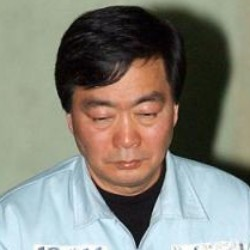
#> input picture Tugas Pengolahan Citra02/Foto8.jpg, 250 x 250 px
$ python Brightening.py
#> lines starting #> are read from the running program, lines starting #| are printed output that depends on the picture
import cv2
import numpy as np

# load gambar
img = cv2.imread('Foto8.jpg')
#> img is the input picture: shape (250, 250, 3); mean B, G, R 122.3, 132.1, 133


# mengubah tipe data gambar menjadi float32
img_float32 = np.float32(img)

# menambahkan nilai ke semua piksel untuk mencerahkan gambar
brightness = 50
img_brightened = cv2.add(img_float32, brightness)

# Mengurangi nilai ke semua pixel untuk di gelapkan gambar
darkness = 50
img_darkened = cv2.subtract(img_float32, darkness)

# mengubah tipe data gambar kembali menjadi uint8
img_brightened = np.uint8(img_brightened)
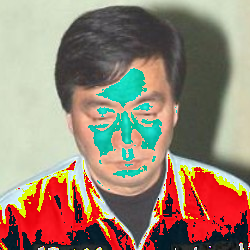
#> img_brightened: shape (250, 250, 3); mean B, G, R 115.6, 132.5, 154.1
img_darkened = np.uint8(img_darkened)
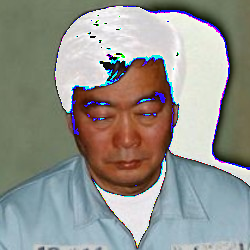
#> img_darkened: shape (250, 250, 3); mean B, G, R 141.2, 147.2, 146.9

# menampilkan gambar asli dan gambar yang sudah dicerahkan
cv2.imshow('Original Image', img)
cv2.imshow('Brightened Image', img_brightened)
cv2.imshow('Darkened Image', img_darkened)

# menunggu input keyboard untuk keluar
cv2.waitKey(0)

# membersihkan jendela
cv2.destroyAllWindows()

$ run again, with Tugas Pengolahan Citra02/Foto1.jpg copied over Tugas Pengolahan Citra02/Foto8.jpg
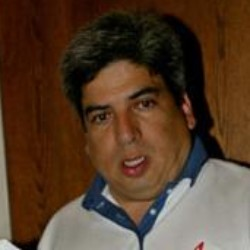
#> input picture Tugas Pengolahan Citra02/Foto1.jpg, 250 x 250 px
#> img is the input picture: shape (250, 250, 3); mean B, G, R 42, 60.7, 84.8
#> `img_brightened = np.uint8(img_brightened)`:
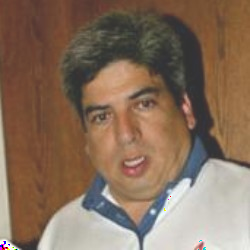
#> img_brightened: shape (250, 250, 3); mean B, G, R 91.9, 110.6, 134.7
#> `img_darkened = np.uint8(img_darkened)`:
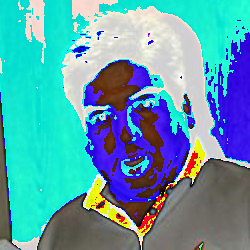
#> img_darkened: shape (250, 250, 3); mean B, G, R 173.1, 157.2, 91.4

$ run again, with Tugas Pengolahan Citra02/Foto10.jpg copied over Tugas Pengolahan Citra02/Foto8.jpg
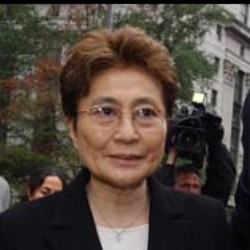
#> input picture Tugas Pengolahan Citra02/Foto10.jpg, 250 x 250 px
#> img is the input picture: shape (250, 250, 3); mean B, G, R 59.9, 68.6, 80.1
#> `img_brightened = np.uint8(img_brightened)`:
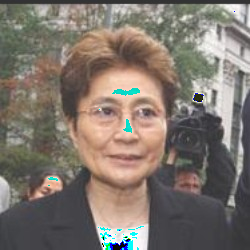
#> img_brightened: shape (250, 250, 3); mean B, G, R 109.3, 117.7, 127.3
#> `img_darkened = np.uint8(img_darkened)`:
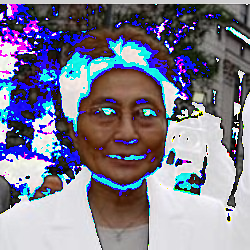
#> img_darkened: shape (250, 250, 3); mean B, G, R 142.9, 123.8, 125.3

$ run again, with Tugas Pengolahan Citra02/Foto2.jpg copied over Tugas Pengolahan Citra02/Foto8.jpg
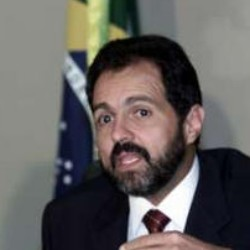
#> input picture Tugas Pengolahan Citra02/Foto2.jpg, 250 x 250 px
#> img is the input picture: shape (250, 250, 3); mean B, G, R 93.5, 95.2, 99.1
#> `img_brightened = np.uint8(img_brightened)`:
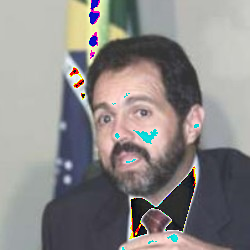
#> img_brightened: shape (250, 250, 3); mean B, G, R 135.8, 136.9, 140.4
#> `img_darkened = np.uint8(img_darkened)`:
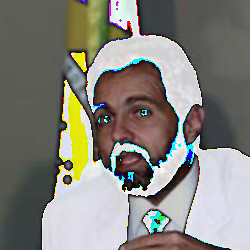
#> img_darkened: shape (250, 250, 3); mean B, G, R 124.5, 131.5, 132.9
